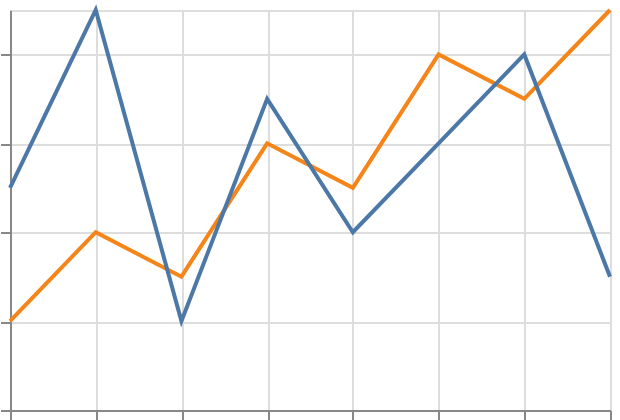

Specify this chart in Vega-Lite:
### Vega-Lite specification from a JSON file in a GitHub repository (floating-point values rounded to 4 significant figures)
{"$schema": "https://vega.github.io/schema/vega-lite/v6.json", "padding": 5, "autosize": "none", "width": 300, "height": 200, "data": {"name": "table", "values": [{"c": "A", "g": "p", "x": 1, "y": 2, "v": 5, "t": "2024-01-15", "o": {"v": 3}, "IMDB Rating": 6.1, "d": "x1"}, {"c": "B", "g": "q", "x": 2, "y": 4, "v": 9, "t": "2024-02-20", "o": {"v": 7}, "IMDB Rating": 7.4, "d": "x2"}, {"c": "A", "g": "q", "x": 3, "y": 3, "v": 2, "t": "2024-03-05", "o": {"v": 1}, "IMDB Rating": 5.2, "d": "x1"}, {"c": "C", "g": "p", "x": 4, "y": 6, "v": 7, "t": "2024-05-30", "o": {"v": 4}, "IMDB Rating": 8.8, "d": "x3"}, {"c": "B", "g": "p", "x": 5, "y": 5, "v": 4, "t": "2024-07-11", "o": {"v": 9}, "IMDB Rating": 6.9, "d": "x2"}, {"c": "C", "g": "q", "x": 6, "y": 8, "v": 6, "t": "2024-09-02", "o": {"v": 2}, "IMDB Rating": 7.7, "d": "x3"}, {"c": "A", "g": "p", "x": 7, "y": 7, "v": 8, "t": "2024-11-25", "o": {"v": 5}, "IMDB Rating": 4.4, "d": "x1"}, {"c": "B", "g": "q", "x": 8, "y": 9, "v": 3, "t": "2024-12-31", "o": {"v": 8}, "IMDB Rating": 9.1, "d": "x2"}]}, "transform": [{"fold": ["y", "v"], "as": ["series", "val"]}], "mark": "line", "encoding": {"x": {"field": "x", "type": "quantitative"}, "y": {"field": "val", "type": "quantitative"}, "color": {"field": "series", "type": "nominal"}}}
